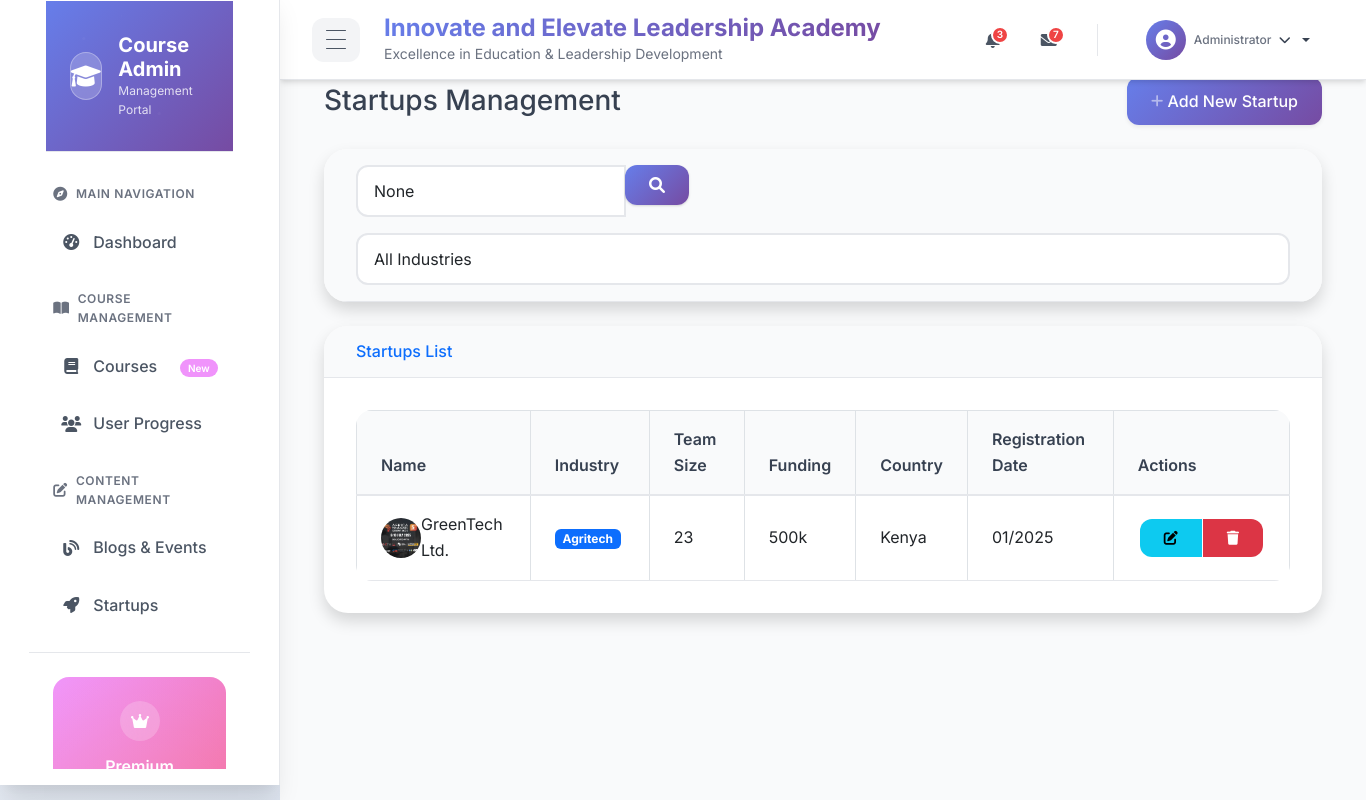
Screenshot of /users/custom_admin/startup/list/ (signed in) with the database file from the repository.
### startups/models.py (models this page shows, shortened)
class Startup(models.Model):
    name = models.CharField(max_length=255)
    image = models.ImageField(upload_to='startups/')
    team_size = models.PositiveIntegerField()
    funding = models.CharField(max_length=50)
    description = models.TextField()
    industry = models.CharField(max_length=255, help_text="Comma-separated industry tags, e.g., AI, Fintech, Medtech", blank=True)
    country = models.CharField(max_length=20)
    registrationDate = models.CharField(max_length=10, help_text="Enter in MM/YYYY format")  # Change to CharField

### custom_admin/views.py (the view, shortened to what this page needs)
# urls.py: path('startup/list/', views.startup_list_view, name='startup_list'),
@login_required
def startup_list_view(request):
    startups = Startup.objects.all().order_by('-registrationDate')
    search_query = request.GET.get('search')
    industry = request.GET.get('industry')
    if industry:
        startups = startups.filter(industry__icontains=industry)
    industries = Startup.objects.values_list('industry', flat=True).distinct()
    industry_list = []
    for ind in industries:
        if ind:  # Check if industry is not empty
            industry_list.extend([i.strip() for i in ind.split(',')])
    industry_list = sorted(list(set(industry_list)))  # Remove duplicates and sort
    context = {
        'startups': startups,
        'search_query': search_query,
        'current_industry': industry,
        'industries': industry_list,
    }
    return render(request, 'custom_admin/startup_list.html', context)

### users/models.py (called while the page is built)
    def get_full_name(self):
        return f"{self.first_name} {self.last_name}"

### custom_admin/templates/custom_admin/startup_list.html (shortened to what this page needs)
{% extends "admin/base_admin.html" %}
{% block content %}
<div class="container-fluid">
    <div class="d-sm-flex align-items-center justify-content-between mb-4">
        <h1 class="h3 mb-0 text-gray-800">Startups Management</h1>
        <a href="{% url 'custom_admin:add_startup' %}" class="d-none d-sm-inline-block btn btn-primary shadow-sm">
            <i class="fas fa-plus fa-sm text-white-50"></i> Add New Startup
        </a>
    </div>
    <div class="card shadow mb-4">
        <div class="card-header py-3">
            <form method="get" class="form-inline">
                <div class="input-group mr-2">
                    <input type="text" name="search" class="form-control" placeholder="Search startups..." value="{{ search_query }}">
                    <div class="input-group-append">
                        <button class="btn btn-primary" type="submit">
                            <i class="fas fa-search"></i>
                        </button>
                    </div>
                </div>
                <select name="industry" class="form-control mr-2" onchange="this.form.submit()">
                    <option value="">All Industries</option>
                </select>
            </form>
        </div>
    </div>
    <div class="card shadow mb-4">
        <div class="card-header py-3">
            <h6 class="m-0 font-weight-bold text-primary">Startups List</h6>
        </div>
        <div class="card-body">
            <div class="table-responsive">
                <table class="table table-bordered">
                    <thead>
                        <tr>
                            <th>Name</th>
                            <th>Industry</th>
                            <th>Team Size</th>
                            <th>Funding</th>
                            <th>Country</th>
                            <th>Registration Date</th>
                            <th>Actions</th>
                        </tr>
                    </thead>
                    <tbody>
                        {% for startup in startups %}
                        <tr>
                            <td>
                                <div class="d-flex align-items-center">
                                    {% if startup.image %}
                                        <img src="{{ startup.image.url }}" alt="{{ startup.name }}" class="rounded-circle mr-2" style="width: 40px; height: 40px; object-fit: cover;">
                                    {% endif %}
                                    <span>{{ startup.name }}</span>
                                </div>
                            </td>
                            <td>
                                {% for industry in startup.industry.split %}
                                    <span class="badge bg-primary me-1">{{ industry }}</span>
                                {% endfor %}
                            </td>
                            <td>{{ startup.team_size }}</td>
                            <td>{{ startup.funding }}</td>
                            <td>{{ startup.country }}</td>
                            <td>{{ startup.registrationDate }}</td>
                            <td>
                                <div class="btn-group">
                                    <a href="{% url 'custom_admin:update_startup' startup.id %}" class="btn btn-sm btn-info" title="Edit">
                                        <i class="fas fa-edit"></i>
                                    </a>
                                    <a href="{% url 'custom_admin:delete_startup' startup.id %}" class="btn btn-sm btn-danger" title="Delete">
                                        <i class="fas fa-trash"></i>
                                    </a>
                                </div>
                            </td>
                        </tr>
                        {% empty %}
                        <tr>
                            <td colspan="7" class="text-center">No startups found.</td>
                        </tr>
                        {% endfor %}
                    </tbody>
                </table>
            </div>
        </div>
    </div>
</div>
{% endblock %}

### staticfiles/css/styles.css (style rules this page uses)
:root { --primary-color: #2c3e50; --secondary-color: #c97a04; --accent-color: #e74c3c; --text-color: #333; --light-bg: #f5f6fa; }
* { margin: 0; padding: 0; box-sizing: border-box; }
html { scroll-behavior: smooth; }
body { font-family: 'Segoe UI', Tahoma, Geneva, Verdana, sans-serif; line-height: 1.6; color: var(--text-color); }

### custom_admin/templates/custom_admin/startup_list.html (style rules this page uses)
.table td { vertical-align: middle; }
.btn-sm { margin: 0 2px; }
.badge { font-size: 0.75rem; padding: 0.35em 0.65em; }
.form-inline { display: flex; align-items: center; flex-wrap: wrap; gap: 1rem; }
.input-group { width: auto; min-width: 300px; }

### templates/admin/base_admin.html (style rules this page uses)
:root { --sidebar-width: 280px; --sidebar-collapsed-width: 80px; --header-height: 80px; --primary-gradient: linear-gradient(135deg, #667eea 0%, #764ba2 100%); --secondary-gradient: linear-gradient(135deg, #f093fb 0%, #f5576c 100%); --success-gradient: linear-gradient(135deg, #4facfe 0%, #00f2fe 100%); --warning-gradient: linear-gradient(135deg, #43e97b 0%, #38f9d7 100%); --danger-gradient: linear-gradient(135deg, #fa709a 0%, #fee140 100%); --primary-color: #667eea; --primary-dark: #5a67d8; --secondary-color: #764ba2; --accent-color: #f093fb; --success-color: #10b981; --info-color: #3b82f6; --warning-color: #f59e0b; --danger-color: #ef4444; --white: #ffffff; --gray-50: #f9fafb; --gray-100: #f3f4f6; --gray-200: #e5e7eb; --gray-300: #d1d5db; --gray-400: #9ca3af; --gray-500: #6b7280; --gray-600: #4b5563; --gray-700: #374151; --gray-800: #1f2937; --gray-900: #111827; --shadow-sm: 0 1px 2px 0 rgba(0, 0, 0, 0.05); --shadow: 0 1px 3px 0 rgba(0, 0, 0, 0.1), 0 1px 2px 0 rgba(0, 0, 0, 0.06); --shadow-md: 0 4px 6px -1px rgba(0, 0, 0, 0.1), 0 2px 4px -1px rgba(0, 0, 0, 0.06); --shadow-lg: 0 10px 15px -3px rgba(0, 0, 0, 0.1), 0 4px 6px -2px rgba(0, 0, 0, 0.05); --shadow-xl: 0 20px 25px -5px rgba(0, 0, 0, 0.1), 0 10px 10px -5px rgba(0, 0, 0, 0.04); --radius-sm: 0.375rem; --radius: 0.5rem; --radius-md: 0.75rem; --radius-lg: 1rem; --radius-xl: 1.5rem; --transition: all 0.3s cubic-bezier(0.4, 0, 0.2, 1); --transition-fast: all 0.15s cubic-bezier(0.4, 0, 0.2, 1); }
* { box-sizing: border-box; }
body { font-family: 'Inter', -apple-system, BlinkMacSystemFont, 'Segoe UI', Roboto, sans-serif; background: linear-gradient(135deg, #f5f7fa 0%, #c3cfe2 100%); margin: 0; padding: 0; line-height: 1.6; color: var(--gray-700); overflow-x: hidden; }
.card { border: none; border-radius: var(--radius-xl); box-shadow: var(--shadow); margin-bottom: 2rem; background: var(--white); overflow: hidden; transition: var(--transition); }
.card-header { background: var(--gray-50); border-bottom: 1px solid var(--gray-200); padding: 1.5rem 2rem; font-weight: 600; color: var(--gray-800); }
.card-body { padding: 2rem; }
.btn { border-radius: var(--radius-md); font-weight: 500; transition: var(--transition); border: none; padding: 0.75rem 1.5rem; display: inline-flex; align-items: center; gap: 0.5rem; text-decoration: none; }
.btn-primary { background: var(--primary-gradient); color: var(--white); box-shadow: var(--shadow); }
.table { margin-bottom: 0; border-radius: var(--radius-lg); overflow: hidden; }
.table th { border-top: none; background: var(--gray-50); font-weight: 600; color: var(--gray-700); padding: 1rem 1.5rem; border-bottom: 2px solid var(--gray-200); }
.table td { padding: 1rem 1.5rem; border-bottom: 1px solid var(--gray-200); vertical-align: middle; }
.form-control { border: 2px solid var(--gray-200); border-radius: var(--radius-md); padding: 0.75rem 1rem; transition: var(--transition); background: var(--white); }

### rows the page displays
Startup: image (picture), name "GreenTech Ltd.", split "Agritech", team_size "23", funding "500k", country "Kenya", registrationDate "01/2025"
